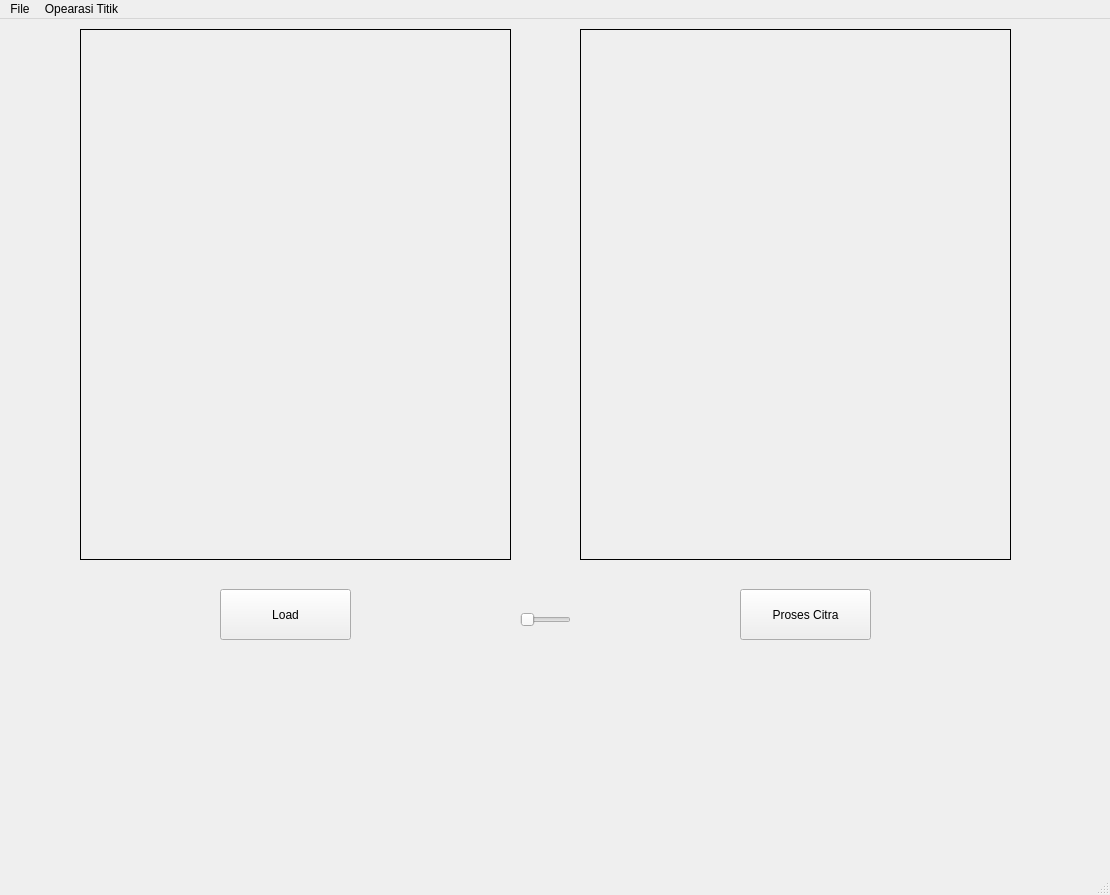
<?xml version="1.0" encoding="UTF-8"?>
<ui version="4.0">
 <class>MainWindowFile</class>
 <widget class="QMainWindow" name="MainWindowFile">
  <property name="geometry">
   <rect>
    <x>0</x>
    <y>0</y>
    <width>1110</width>
    <height>895</height>
   </rect>
  </property>
  <property name="windowTitle">
   <string>MainWindow</string>
  </property>
  <widget class="QWidget" name="centralwidget">
   <widget class="QPushButton" name="pushButton">
    <property name="geometry">
     <rect>
      <x>220</x>
      <y>570</y>
      <width>131</width>
      <height>51</height>
     </rect>
    </property>
    <property name="text">
     <string>Load</string>
    </property>
   </widget>
   <widget class="QLabel" name="label">
    <property name="geometry">
     <rect>
      <x>80</x>
      <y>10</y>
      <width>431</width>
      <height>531</height>
     </rect>
    </property>
    <property name="frameShape">
     <enum>QFrame::Box</enum>
    </property>
    <property name="text">
     <string/>
    </property>
   </widget>
   <widget class="QLabel" name="label_2">
    <property name="geometry">
     <rect>
      <x>580</x>
      <y>10</y>
      <width>431</width>
      <height>531</height>
     </rect>
    </property>
    <property name="frameShape">
     <enum>QFrame::Box</enum>
    </property>
    <property name="text">
     <string/>
    </property>
   </widget>
   <widget class="QPushButton" name="prosesCitra">
    <property name="geometry">
     <rect>
      <x>740</x>
      <y>570</y>
      <width>131</width>
      <height>51</height>
     </rect>
    </property>
    <property name="text">
     <string>Proses Citra</string>
    </property>
   </widget>
   <widget class="QSlider" name="sliderBrightness">
    <property name="geometry">
     <rect>
      <x>520</x>
      <y>590</y>
      <width>51</width>
      <height>22</height>
     </rect>
    </property>
    <property name="maximum">
     <number>100</number>
    </property>
    <property name="orientation">
     <enum>Qt::Horizontal</enum>
    </property>
   </widget>
  </widget>
  <widget class="QMenuBar" name="menubar">
   <property name="geometry">
    <rect>
     <x>0</x>
     <y>0</y>
     <width>1110</width>
     <height>26</height>
    </rect>
   </property>
   <widget class="QMenu" name="actionFile">
    <property name="title">
     <string>File</string>
    </property>
    <addaction name="separator"/>
    <addaction name="actionOpen"/>
    <addaction name="actionSave"/>
   </widget>
   <widget class="QMenu" name="menuOperasi_Titik">
    <property name="title">
     <string>Opearasi Titik</string>
    </property>
    <addaction name="actionGrayscale"/>
    <addaction name="actionOperasi_Kecerahan"/>
    <addaction name="actionSimple_Contrast"/>
    <addaction name="actionContrast_Stretching"/>
    <addaction name="actionNegative"/>
   </widget>
   <addaction name="actionFile"/>
   <addaction name="menuOperasi_Titik"/>
  </widget>
  <widget class="QStatusBar" name="statusbar"/>
  <action name="actionOpen">
   <property name="text">
    <string>Open</string>
   </property>
  </action>
  <action name="actionGrayscale">
   <property name="text">
    <string>Grayscale</string>
   </property>
  </action>
  <action name="actionSave">
   <property name="text">
    <string>Save</string>
   </property>
  </action>
  <action name="actionOperasi_Kecerahan">
   <property name="text">
    <string>Operasi Kecerahan</string>
   </property>
  </action>
  <action name="actionSimple_Contrast">
   <property name="text">
    <string>Simple Contrast</string>
   </property>
  </action>
  <action name="actionContrast_Stretching">
   <property name="text">
    <string>Contrast Streching</string>
   </property>
  </action>
  <action name="actionNegative">
   <property name="text">
    <string>Negative</string>
   </property>
  </action>
 </widget>
 <resources/>
 <connections/>
</ui>
